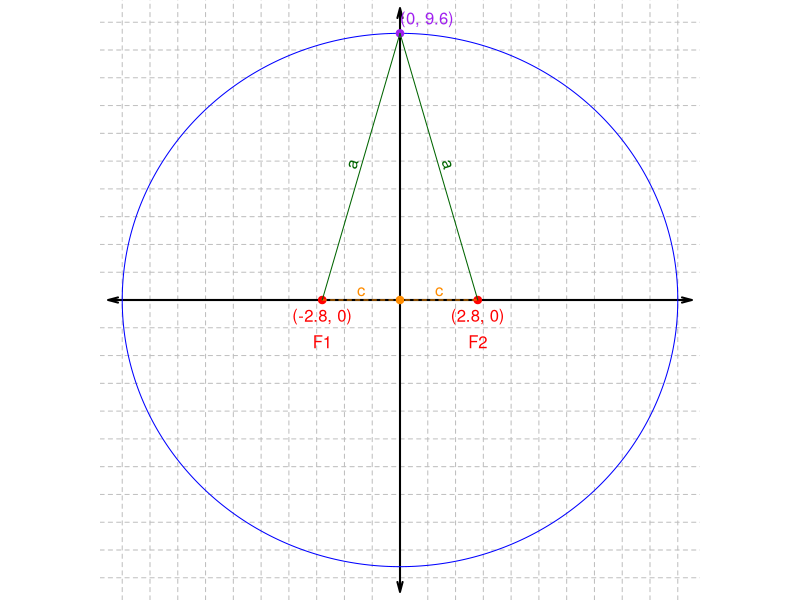
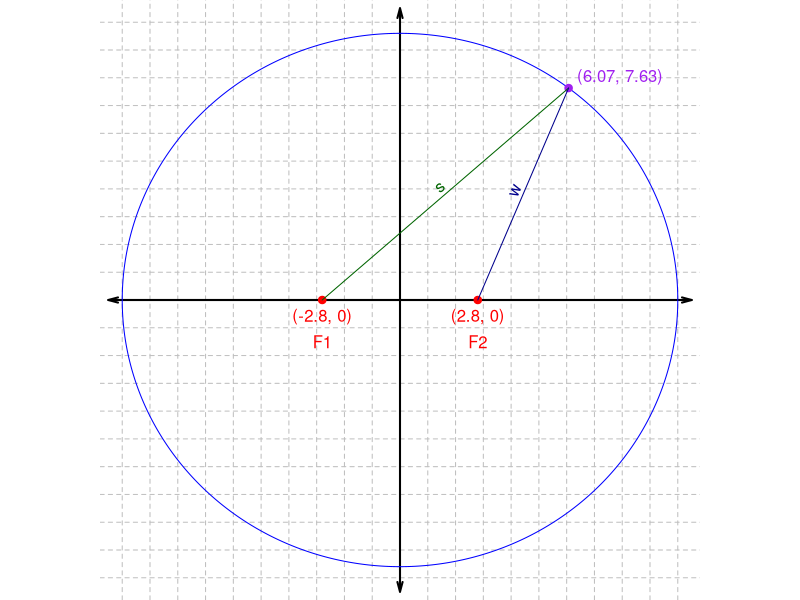
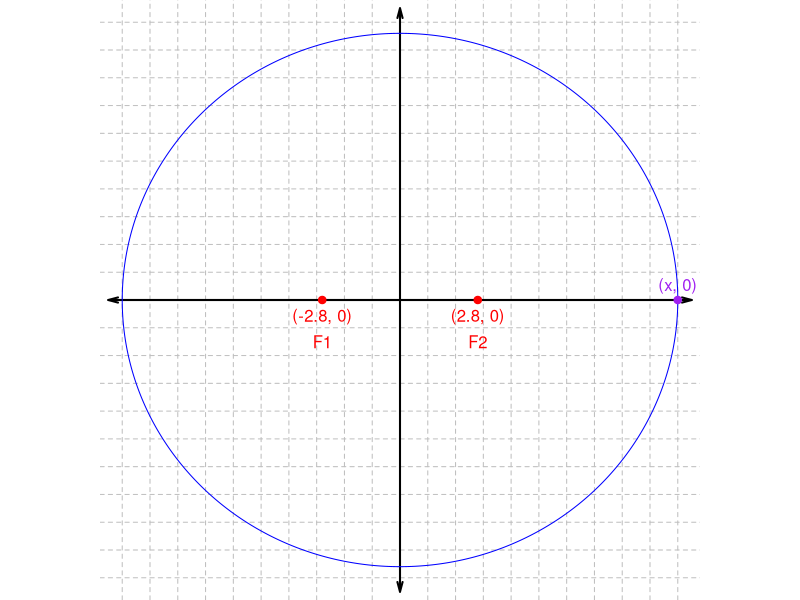

Here is the R script that generated these plots, in order:
## ---- chunk 1
trips = list(c(3,4,5),
             c(5,12,13),
             c(8,15,17),
             c(7,24,25),
             c(20,21,29),
             c(12,35,37),
             c(9,40,41),
             c(28,45,53),
             c(11,60,61),
             c(16,63,65),
             c(33,56,65),
             c(48,55,73),
             c(13,84,85),
             c(36,77,85),
             c(39,80,89),
             c(65,72,97))
while(T){
  whichi = sample(1:length(trips),1)
  trip = trips[[whichi]]
  maxmult = floor(100/trip[3])
  mult = sample(1:maxmult,1)
  trip = mult*trip
  a = trip[3]/10
  www = sample(1:2,2)
  b = trip[www[1]]/10
  c = trip[www[2]]/10
  if(c/a<0.95 && a>5){break}
}

i=0
while(T){
  i=i+1
  thsp = runif(1,pi/8,pi/2-pi/8)
  xx = round(a*cos(thsp),2)
  yy = round(b*sin(thsp),2)
  s = sqrt((xx+c)^2+yy^2)
  t = sqrt((xx-c)^2+yy^2)
  spt = s+t
  if(round(spt,2)==2*a && round(s,2)==round(s,1) && round(t,2)==round(t,1) && xx!=c && ((round(xx,1)==xx && round(yy,1)==yy) || i>1000)){break}
}
w = t

wh1 = sample(1:5,1)
ac1 = a+0.1*(1:5-wh1)
sol1 = paste0(1*(1:5==wh1),collapse="")
ac2 = 2*ac1
sol2 = sol1
wh3 = sample(1:5,1)
ac3 = c+0.1*(1:5-wh3)
sol3 = paste0(1*(1:5==wh3),collapse="")
ac4 = 2*ac3
sol4 = sol3

wh5 = sample(1:5,1)
ac5 = round(s,1)+0.1*(1:5-wh5)
sol5 = paste0(1*(1:5==wh5),collapse="")

wh6 = sample(1:5,1)
ac6 = round(w,1)+0.1*(1:5-wh6)
sol6 = paste0(1*(1:5==wh6),collapse="")


ac = c(ac1,ac2,ac3,ac4,ac5,ac6,ac2,ac1)
al = paste0("* ",ac,collapse="\n")
sols = c(sol1,sol2,sol3,sol4,sol5,sol6,sol2,sol1)
## ---- chunk 2
par(mar=c(0,0,0,0),pty="s")
plot(0,0,type="n",xlim=c(-10,10),ylim=c(-10,10),axes=F,ann=F)
for(i in 1:10){
  abline(h=i,lty=2,col="grey")
  abline(h=-i,lty=2,col="grey")
  abline(v=i,lty=2,col="grey")
  abline(v=-i,lty=2,col="grey")
}
arrows(-10.5,0,10.5,0,length=0.1,angle=15,code=3,lwd=2)
arrows(0,-10.5,0,10.5,length=0.1,angle=15,code=3,lwd=2)
th = seq(0,2*pi,length.out=1000)
x = a*cos(th)
y = b*sin(th)
polygon(x,y,border="blue")
points(c(-c,c),c(0,0),col="red",pch=19)
text(-c,-0.6,paste0("(",-c,", 0)"),col="red")
text(c,-0.6,paste0("(",c,", 0)"),col="red")
text(-c,-1.5,paste0("F1"),col="red")
text(c,-1.5,paste0("F2"),col="red")
lines(c(-c,c),c(0,0),col="darkorange",lty=2)
text(-c/2,0.3,"c",col="darkorange")
text(c/2,0.3,"c",col="darkorange")
points(0,0,pch=19,col="darkorange")
points(0,b,col="purple",pch=19)
text(0,b+0.5,paste0("(0, ",b,")"),adj=0,col="purple")
lines(c(-c,0),c(0,b),col="darkgreen")
th = atan(b/c)
text(-c/2+0.3*cos(th+pi/2),
     b/2+0.3*sin(th+pi/2),
     "a",
     srt=th/pi*180,col="darkgreen")
lines(c(c,0),c(0,b),col="darkgreen")
th = atan(b/c)
text(c/2+0.3*cos(-th+pi/2),
     b/2+0.3*sin(-th+pi/2),
     "a",
     srt=-th/pi*180,col="darkgreen")
## ---- chunk 3
par(mar=c(0,0,0,0),pty="s")
plot(0,0,type="n",xlim=c(-10,10),ylim=c(-10,10),axes=F,ann=F)
for(i in 1:10){
  abline(h=i,lty=2,col="grey")
  abline(h=-i,lty=2,col="grey")
  abline(v=i,lty=2,col="grey")
  abline(v=-i,lty=2,col="grey")
}
arrows(-10.5,0,10.5,0,length=0.1,angle=15,code=3,lwd=2)
arrows(0,-10.5,0,10.5,length=0.1,angle=15,code=3,lwd=2)
th = seq(0,2*pi,length.out=1000)
x = a*cos(th)
y = b*sin(th)
polygon(x,y,border="blue")
points(c(-c,c),c(0,0),col="red",pch=19)
text(-c,-0.6,paste0("(",-c,", 0)"),col="red")
text(c,-0.6,paste0("(",c,", 0)"),col="red")
text(-c,-1.5,paste0("F1"),col="red")
text(c,-1.5,paste0("F2"),col="red")

points(xx,yy,col="purple",pch=19)
lines(c(-c,xx),c(0,yy),col="darkgreen")
th1 = atan(yy/(xx+c))
text((xx-c)/2+0.3*cos(th1+pi/2),
     yy/2+0.3*sin(th1+pi/2),
     "s",
     srt=th1/pi*180,col="darkgreen")
lines(c(c,xx),c(0,yy),col="darkblue")
th1 = atan(yy/(xx-c))
text((xx+c)/2+0.3*cos(th1+pi/2),
     yy/2+0.3*sin(th1+pi/2),
     "w",
     srt=th1/pi*180,col="darkblue")

text(xx+0.5*cos(thsp),yy+0.5*sin(thsp),
     paste0("(",xx,", ",yy,")",collapse=""),adj=0,col="purple")

## ---- chunk 4
par(mar=c(0,0,0,0),pty="s")
plot(0,0,type="n",xlim=c(-10,10),ylim=c(-10,10),axes=F,ann=F)
for(i in 1:10){
  abline(h=i,lty=2,col="grey")
  abline(h=-i,lty=2,col="grey")
  abline(v=i,lty=2,col="grey")
  abline(v=-i,lty=2,col="grey")
}
arrows(-10.5,0,10.5,0,length=0.1,angle=15,code=3,lwd=2)
arrows(0,-10.5,0,10.5,length=0.1,angle=15,code=3,lwd=2)
th = seq(0,2*pi,length.out=1000)
x = a*cos(th)
y = b*sin(th)
polygon(x,y,border="blue")
points(c(-c,c),c(0,0),col="red",pch=19)
text(-c,-0.6,paste0("(",-c,", 0)"),col="red")
text(c,-0.6,paste0("(",c,", 0)"),col="red")
text(-c,-1.5,paste0("F1"),col="red")
text(c,-1.5,paste0("F2"),col="red")

points(a,0,col="purple",pch=19)
text(a,0.5,"(x, 0)",adj=0.5,col="purple")
